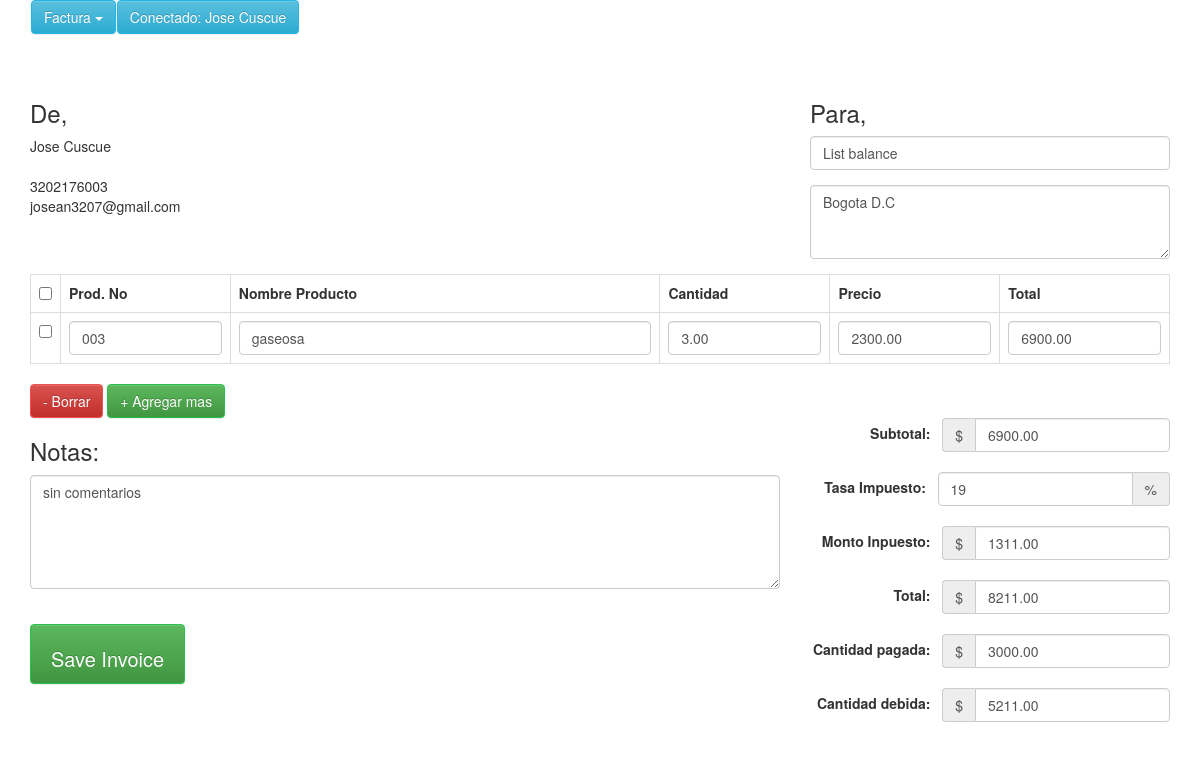
/edit_invoice.php?update_id=1 (signed in), run on the app's committed database.
### tables this page shows
CREATE TABLE `factura` (
  `id_factura` int(11) NOT NULL,
  `user_id` int(11) NOT NULL,
  `fecha_creacion` timestamp NOT NULL DEFAULT current_timestamp(),
  `nombre_empresa` varchar(250) NOT NULL,
  `direccion_factura` text NOT NULL,
  `subtotal` decimal(10,2) NOT NULL,
  `monto_impuesto` decimal(10,2) NOT NULL,
  `tasa_impuesto` varchar(250) NOT NULL,
  `total` double(10,2) NOT NULL,
  `cantidad_pagada` decimal(10,2) NOT NULL,
  `cantidad_debida` decimal(10,2) NOT NULL,
  `notas` text NOT NULL
);

CREATE TABLE `factura_producto` (
  `id_orden_producto` int(11) NOT NULL,
  `id_factura` int(11) NOT NULL,
  `codigo_producto` varchar(250) NOT NULL,
  `producto` varchar(250) NOT NULL,
  `cantidad` decimal(10,2) NOT NULL,
  `precio` decimal(10,2) NOT NULL,
  `total_producto` decimal(10,2) NOT NULL
);

### Invoice.php (called while the page is built, shortened)
<?php
class Invoice{
	private $host  = 'localhost';
    private $user  = 'root';
    private $password   = "";
    private $database  = "factura";
    private $invoiceOrderTable = 'factura';
	private $invoiceOrderItemTable = 'factura_producto';
	private $dbConnect = false;
    public function __construct(){
        if(!$this->dbConnect){
            $conn = new mysqli($this->host, $this->user, $this->password, $this->database);
            if($conn->connect_error){
                die("Error failed to connect to MySQL: " . $conn->connect_error);
            }else{
                $this->dbConnect = $conn;
            }
        }
    }
	private function getData($sqlQuery) {
		$result = mysqli_query($this->dbConnect, $sqlQuery);
		$data= array();
		while ($row = mysqli_fetch_assoc($result)) {
			$data[]=$row;
		}
		return $data;
	}
	public function getInvoice($invoiceId){
		$sqlQuery = "
			SELECT * FROM ".$this->invoiceOrderTable."
			WHERE user_id = '".$_SESSION['userid']."' AND id_factura = '$invoiceId'";
		$result = mysqli_query($this->dbConnect, $sqlQuery);
		$row = mysqli_fetch_assoc($result);
		return $row;
	}
	public function getInvoiceItems($invoiceId){
		$sqlQuery = "
			SELECT * FROM ".$this->invoiceOrderItemTable."
			WHERE id_factura = '$invoiceId'";
		return  $this->getData($sqlQuery);
	}
}
?>

### edit_invoice.php (the view, shortened to what this page needs)
<?php
include 'Invoice.php';
$invoice = new Invoice();
$invoice->checkLoggedIn();
if(!empty($_GET['update_id']) && $_GET['update_id']) {
	$invoiceValues = $invoice->getInvoice($_GET['update_id']);
	$invoiceItems = $invoice->getInvoiceItems($_GET['update_id']);
}
?>
<!DOCTYPE html>
<html>
<head>
<link rel="stylesheet" href="https://maxcdn.bootstrapcdn.com/bootstrap/3.3.5/css/bootstrap.min.css">
<link rel="stylesheet" href="https://maxcdn.bootstrapcdn.com/bootstrap/3.3.5/css/bootstrap-theme.min.css">
<link href="css/style.css" rel="stylesheet">
</head>
<body>
<div class="container content-invoice">
    	<form action="" id="invoice-form" method="post" class="invoice-form" role="form" novalidate>
	    	<div class="load-animate animated fadeInUp">
		    	<div class="row">
		    		<div class="col-xs-8 col-sm-8 col-md-8 col-lg-8">
						<ul class="nav navbar-nav">
                         <li class="dropdown">
	                     <button class="btn btn-info dropdown-toggle" type="button" data-toggle="dropdown">Factura
	                     <span class="caret"></span></button>
                        </li>
                        <?php
                     if($_SESSION['userid']) { ?>
	                <li class="dropdown">
		            <button class="btn btn-info dropdown-toggle" type="button" data-toggle="dropdown">Conectado: <?php echo $_SESSION['user']; ?></button>
	                </li>
                    <?php } ?>
                    </ul>
					<br><br><br><br>
		    		</div>
		    	</div>
		    	<div class="row">
		      		<div class="col-xs-12 col-sm-4 col-md-4 col-lg-4">
		      			<h3>De,</h3>
						<?php echo $_SESSION['user']; ?><br>
						<?php echo $_SESSION['direccion']; ?><br>
						<?php echo $_SESSION['celular']; ?><br>
						<?php echo $_SESSION['email']; ?><br>
		      		</div>
		      		<div class="col-xs-12 col-sm-4 col-md-4 col-lg-4 pull-right">
		      			<h3>Para,</h3>
		      			<div class="form-group">
							<input value="<?php echo $invoiceValues['nombre_empresa']; ?>" type="text" class="form-control" name="companyName" id="companyName" placeholder="Nombre de Empresa" autocomplete="off">
						</div>
						<div class="form-group">
							<textarea class="form-control" rows="3" name="direccion" id="direccion" placeholder="Su Dirección"><?php echo $invoiceValues['direccion_factura']; ?></textarea>
						</div>
		      		</div>
		      	</div>
		      	<div class="row">
		      		<div class="col-xs-12 col-sm-12 col-md-12 col-lg-12">
<table class="table table-bordered table-hover" id="invoiceItem">
<tr>
    <th width="2%"><input id="checkAll" class="formcontrol" type="checkbox"></th>
<th width="15%">Prod. No</th>
<th width="38%">Nombre Producto</th>
<th width="15%">Cantidad</th>
<th width="15%">Precio</th>
<th width="15%">Total</th>
</tr>
<?php
$count = 0;
foreach($invoiceItems as $invoiceItem){
    $count++;
?>
<tr>
    <td><input class="itemRow" type="checkbox"></td>
    <td><input type="text" value="<?php echo $invoiceItem["codigo_producto"]; ?>" name="productCode[]" id="productCode_<?php echo $count; ?>" class="form-control" autocomplete="off"></td>
    <td><input type="text" value="<?php echo $invoiceItem["producto"]; ?>" name="productName[]" id="productName_<?php echo $count; ?>" class="form-control" autocomplete="off"></td>
    <td><input type="number" value="<?php echo $invoiceItem["cantidad"]; ?>" name="quantity[]" id="quantity_<?php echo $count; ?>" class="form-control quantity" autocomplete="off"></td>
    <td><input type="number" value="<?php echo $invoiceItem["precio"]; ?>" name="price[]" id="price_<?php echo $count; ?>" class="form-control price" autocomplete="off"></td>
    <td><input type="number" value="<?php echo $invoiceItem["total_producto"]; ?>" name="total[]" id="total_<?php echo $count; ?>" class="form-control total" autocomplete="off"></td>
</tr>
<?php } ?>
</table>
		      		</div>
		      	</div>
		      	<div class="row">
		      		<div class="col-xs-12 col-sm-3 col-md-3 col-lg-3">
		      			<button class="btn btn-danger delete" id="removeRows" type="button">- Borrar</button>
		      			<button class="btn btn-success" id="addRows" type="button">+ Agregar mas</button>
		      		</div>
		      	</div>
		      	<div class="row">
		      		<div class="col-xs-12 col-sm-8 col-md-8 col-lg-8">
		      			<h3>Notas: </h3>
		      			<div class="form-group">
							<textarea class="form-control txt" rows="5" name="notas" id="notas" placeholder="Tus notas"><?php echo $invoiceValues['notas']; ?></textarea>
						</div>
						<br>
						<div class="form-group">
			      			<input data-loading-text="Updating Invoice..." type="submit" name="invoice_btn" value="Save Invoice" class="btn btn-success submit_btn invoice-save-btm">
			      		</div>
		      		</div>
		      		<div class="col-xs-12 col-sm-4 col-md-4 col-lg-4">
						<span class="form-inline">
							<div class="form-group">
								<label>Subtotal: &nbsp;</label>
								<div class="input-group">
									<div class="input-group-addon currency">$</div>
									<input value="<?php echo $invoiceValues['subtotal']; ?>" type="number" class="form-control" name="subTotal" id="subTotal" placeholder="Subtotal">
								</div>
							</div>
							<div class="form-group">
								<label>Tasa Impuesto: &nbsp;</label>
								<div class="input-group">
									<input value="<?php echo $invoiceValues['tasa_impuesto']; ?>" type="number" class="form-control" name="taxRate" id="taxRate" placeholder="Tax Rate">
									<div class="input-group-addon">%</div>
								</div>
							</div>
							<div class="form-group">
								<label>Monto Inpuesto: &nbsp;</label>
								<div class="input-group">
									<div class="input-group-addon currency">$</div>
									<input value="<?php echo $invoiceValues['monto_impuesto']; ?>" type="number" class="form-control" name="taxAmount" id="taxAmount" placeholder="Tax Amount">
								</div>
							</div>
							<div class="form-group">
								<label>Total: &nbsp;</label>
								<div class="input-group">
									<div class="input-group-addon currency">$</div>
									<input value="<?php echo $invoiceValues['total']; ?>" type="number" class="form-control" name="totalAftertax" id="totalAftertax" placeholder="Total">
								</div>
							</div>
							<div class="form-group">
								<label>Cantidad pagada: &nbsp;</label>
								<div class="input-group">
									<div class="input-group-addon currency">$</div>
									<input value="<?php echo $invoiceValues['cantidad_pagada']; ?>" type="number" class="form-control" name="amountPaid" id="amountPaid" placeholder="Amount Paid">
								</div>
							</div>
							<div class="form-group">
								<label>Cantidad debida: &nbsp;</label>
								<div class="input-group">
									<div class="input-group-addon currency">$</div>
									<input value="<?php echo $invoiceValues['cantidad_debida']; ?>" type="number" class="form-control" name="amountDue" id="amountDue" placeholder="Amount Due">
								</div>
							</div>
						</span>
					</div>
		      	</div>
	      	</div>
		</form>
    </div>
</body>
</html>

### css/style.css (style rules this page uses)
.navbar-nav > li { float: left; margin-left: 1px; }
.btn-success, .panel-success { background-color: #27c24c !important; border-color: #27c24c !important; color: #fff !important; }
.btn-info, .panel-info { background-color: #23b7e5; border-color: #23b7e5; color: #fff !important; }
.btn-danger, .panel-danger { background-color: #f05050; border-color: #f05050; color: #fff !important; }
input[type="number"] { -moz-appearance: textfield; }
.form-inline .form-group { margin-bottom: 20px; float: right; }
.invoice-save-btm { height: 60px; padding: 20px; font-size: 20px; }

### data on the page
factura: companyName "List balance", direccion "Bogota D.C", notas "sin comentarios", subTotal "6900.00", taxRate "19", taxAmount "1311.00", totalAftertax "8211.00", amountPaid "3000.00", amountDue "5211.00"
factura_producto: codigo_producto "003", producto "gaseosa", cantidad "3.00", precio "2300.00", total_producto "6900.00"

### other printed values
$_SESSION['user'] "Jose Cuscue"
$_SESSION['celular'] "3202176003"
$_SESSION['email'] "josean3207@gmail.com"
